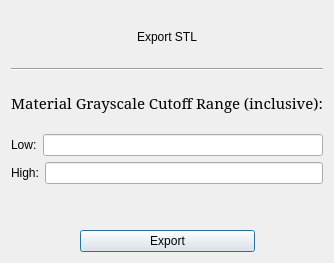
<?xml version="1.0" encoding="UTF-8"?>
<ui version="4.0">
 <class>ExportSTL</class>
 <widget class="QDialog" name="ExportSTL">
  <property name="geometry">
   <rect>
    <x>0</x>
    <y>0</y>
    <width>297</width>
    <height>263</height>
   </rect>
  </property>
  <property name="windowTitle">
   <string>Export</string>
  </property>
  <layout class="QVBoxLayout" name="verticalLayout">
   <item>
    <widget class="QLabel" name="randFiberGenerationsLabel">
     <property name="styleSheet">
      <string notr="true">font: 75 16pt &quot;Serif&quot;;</string>
     </property>
     <property name="text">
      <string>Export STL</string>
     </property>
     <property name="alignment">
      <set>Qt::AlignCenter</set>
     </property>
    </widget>
   </item>
   <item>
    <widget class="Line" name="line">
     <property name="orientation">
      <enum>Qt::Horizontal</enum>
     </property>
    </widget>
   </item>
   <item>
    <widget class="QLabel" name="randFiberGenerationsLabel_2">
     <property name="font">
      <font>
       <family>Serif</family>
       <pointsize>11</pointsize>
       <weight>9</weight>
       <italic>false</italic>
       <bold>false</bold>
      </font>
     </property>
     <property name="styleSheet">
      <string notr="true">font: 75 11pt &quot;Serif&quot;;</string>
     </property>
     <property name="text">
      <string>Material Grayscale Cutoff Range (inclusive):</string>
     </property>
     <property name="alignment">
      <set>Qt::AlignCenter</set>
     </property>
    </widget>
   </item>
   <item>
    <layout class="QHBoxLayout" name="horizontalLayout">
     <item>
      <widget class="QLabel" name="ySizeLabel">
       <property name="styleSheet">
        <string notr="true">font: 75 10pt &quot;Serif&quot;;</string>
       </property>
       <property name="text">
        <string>Low:</string>
       </property>
      </widget>
     </item>
     <item>
      <widget class="QLineEdit" name="lowEdit"/>
     </item>
    </layout>
   </item>
   <item>
    <layout class="QHBoxLayout" name="horizontalLayout_2">
     <item>
      <widget class="QLabel" name="xSizeLabel">
       <property name="styleSheet">
        <string notr="true">font: 75 10pt &quot;Serif&quot;;</string>
       </property>
       <property name="text">
        <string>High:</string>
       </property>
      </widget>
     </item>
     <item>
      <widget class="QLineEdit" name="highEdit"/>
     </item>
    </layout>
   </item>
   <item>
    <spacer name="verticalSpacer">
     <property name="orientation">
      <enum>Qt::Vertical</enum>
     </property>
     <property name="sizeType">
      <enum>QSizePolicy::Fixed</enum>
     </property>
     <property name="sizeHint" stdset="0">
      <size>
       <width>20</width>
       <height>40</height>
      </size>
     </property>
    </spacer>
   </item>
   <item>
    <layout class="QHBoxLayout" name="horizontalLayout_3">
     <item>
      <spacer name="horizontalSpacer_2">
       <property name="orientation">
        <enum>Qt::Horizontal</enum>
       </property>
       <property name="sizeType">
        <enum>QSizePolicy::MinimumExpanding</enum>
       </property>
       <property name="sizeHint" stdset="0">
        <size>
         <width>40</width>
         <height>20</height>
        </size>
       </property>
      </spacer>
     </item>
     <item>
      <widget class="QPushButton" name="pushButton">
       <property name="minimumSize">
        <size>
         <width>175</width>
         <height>0</height>
        </size>
       </property>
       <property name="text">
        <string>Export</string>
       </property>
      </widget>
     </item>
     <item>
      <spacer name="horizontalSpacer">
       <property name="orientation">
        <enum>Qt::Horizontal</enum>
       </property>
       <property name="sizeType">
        <enum>QSizePolicy::MinimumExpanding</enum>
       </property>
       <property name="sizeHint" stdset="0">
        <size>
         <width>40</width>
         <height>20</height>
        </size>
       </property>
      </spacer>
     </item>
    </layout>
   </item>
  </layout>
 </widget>
 <resources/>
 <connections/>
</ui>
